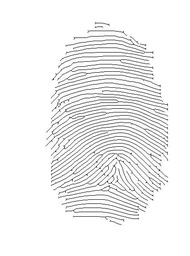
#> input picture minute_example/Input.jpg, 190 x 256 px, shrunk from 416 x 560 before the run
$ python -i Utils.py   (imports and definitions only)
#> lines starting #> are read from the running program, lines starting #| are printed output that depends on the picture
import matplotlib.pyplot as plt
import numpy as np
import scipy.ndimage as ndimage
import scipy.signal as signal


def showImage(image, label, vmin=0.0, vmax=1.0):
    plt.figure().suptitle(label)
    plt.imshow(image, cmap="gray", vmin=vmin, vmax=vmax)


# [84 lines left out: functions showOrientations, drawImage, normalize, localNormalize, binarize, kernelFromFunction, not called in this run]


def sobelKernelX():
    """
    Creates a horizontal Sobel kernel.
    """
    return np.array([[-1, 0, 1],
                     [-2, 0, 2],
                     [-1, 0, 1]])


def sobelKernelY():
    """
    Creates a vertical Sobel kernel.
    """
    return np.array([[-1, -2, -1],
                     [0, 0, 0],
                     [1, 2, 1]])


def convolve(image, kernel, origin=None, shape=None, pad=True):
    """
    Apply a kernel to an image or to a part of an image.

    :param image:   The source image.
    :param kernel:  The kernel (an ndarray of black and white, or grayvalues).
    :param origin:  The origin of the part of the image to be convolved.
                    Defaults to (0, 0).
    :param shape:   The shape of the part of the image that is to be convolved.
                    Defaults to the shape of the image.
    :param pad:     Whether the image should be padded before applying the
                    kernel. Passing False here will cause indexing errors if
                    the kernel is applied at the edge of the image.
    :returns:       The resulting image.
    """
    if not origin:
        origin = (0, 0)

    if not shape:
        shape = (image.shape[0] - origin[0], image.shape[1] - origin[1])

    result = np.empty(shape)

    if callable(kernel):
        k = kernel(0, 0)
    else:
        k = kernel

    kernelOrigin = (-k.shape[0] // 2, -k.shape[1] // 2)
    kernelShape = k.shape

    topPadding = 0
    leftPadding = 0

    if pad:
        topPadding = max(0, -(origin[0] + kernelOrigin[0]))
        leftPadding = max(0, -(origin[1] + kernelOrigin[1]))
        bottomPadding = max(0, (origin[0] + shape[0] + kernelOrigin[0] + kernelShape[0]) - image.shape[0])
        rightPadding = max(0, (origin[1] + shape[1] + kernelOrigin[1] + kernelShape[1]) - image.shape[1])

        padding = (topPadding, bottomPadding), (leftPadding, rightPadding)

        if np.max(padding) > 0.0:
            image = np.pad(image, padding, mode="edge")

    for y in range(shape[0]):
        for x in range(shape[1]):
            iy = topPadding + origin[0] + y + kernelOrigin[0]
            ix = leftPadding + origin[1] + x + kernelOrigin[1]

            block = image[iy:iy + kernelShape[0], ix:ix + kernelShape[1]]
            if callable(kernel):
                result[y, x] = np.sum(block * kernel(y, x))
            else:
                result[y, x] = np.sum(block * kernel)

    return result


# [21 lines left out: function findMask, not called in this run]


def averageOrientation(orientations, weights=None, deviation=False):
    """
    Calculate the average orientation in an orientation field.
    """

    orientations = np.asarray(orientations).flatten()
    o = orientations[0]

    aligned = np.where(np.absolute(orientations - o) > np.pi * 0.5,
                       np.where(orientations > o, orientations - np.pi, orientations + np.pi),
                       orientations)
    if deviation:
        return np.average(aligned, weights=weights) % np.pi, np.std(aligned)
    else:
        return np.average(aligned, weights=weights) % np.pi


# [48 lines left out: functions averageFrequency, rotateAndCrop, not called in this run]


def estimateOrientations(image, w=16, interpolate=True):
    """
    Estimate orientations of lines or ridges in an image.

    This is more or less an implementation of of the algorithm in Chapter 2.4 in
    the paper:

        Fingerprint image enhancement: Algorithm and performance evaluation
        Hong, L., Wan, Y. & Jain, A. (1998)

    In addition to calculating the orientation in each cell, we create a
    continuous orientation field, the same shape as the input image, by
    interpolating the orientation values between the cell centers, as
    suggested in this paper:

        Novel approach to automated fingerprint recognition
        Wahab, A., Chin, S. & Tan, E. (1998)

    :param image: The image to estimate orientations in.
    :param w: The block size.
    :returns: An ndarray the same shape as the image, filled with orientation
              angles in radians.
    """

    height, width = image.shape

    # First we smooth the whole image with a Gaussian filter, to make the
    # individual pixel gradients less spurious.
    image = ndimage.filters.gaussian_filter(image, 2.0)

    # Compute the gradients G_x and G_y at each pixel
    G_x = convolve(image, sobelKernelX())
    G_y = convolve(image, sobelKernelY())

    # Estimate the local orientation of each block
    yblocks, xblocks = height // w, width // w
    O = np.empty((yblocks, xblocks))
    for j in range(yblocks):
        for i in range(xblocks):
            V_y, V_x = 0, 0
            for v in range(w):
                for u in range(w):
                    V_x += 2 * G_x[j * w + v, i * w + u] * G_y[j * w + v, i * w + u]
                    V_y += G_x[j * w + v, i * w + u] ** 2 - G_y[j * w + v, i * w + u] ** 2

            O[j, i] = np.arctan2(V_x, V_y) * 0.5

    # Rotate the orientations so that they point along the ridges, and wrap
    # them into only half of the circle (all should be less than 180 degrees).
    O = (O + np.pi * 0.5) % np.pi

    # Smooth the orientation field
    orientations = np.full(image.shape, -1.0)
    O_p = np.empty(O.shape)
    O = np.pad(O, 2, mode="edge")
    for y in range(yblocks):
        for x in range(xblocks):
            surrounding = O[y:y + 5, x:x + 5]
            orientation, deviation = averageOrientation(surrounding, deviation=True)
            if deviation > 0.5:
                orientation = O[y + 2, x + 2]
            O_p[y, x] = orientation
    O = O_p

    # Make an orientation field the same shape as the input image, and fill it
    # with values interpolated from the preliminary orientation field.
    #
    # BUG: This is currently quite slow. It should be possible to implement
    #      this more efficiently.
    orientations = np.full(image.shape, -1.0)
    if interpolate:
        hw = w // 2
        for y in range(yblocks - 1):
            for x in range(xblocks - 1):
                for iy in range(w):
                    for ix in range(w):
                        orientations[y * w + hw + iy, x * w + hw + ix] = averageOrientation(
                            [O[y, x], O[y + 1, x], O[y, x + 1], O[y + 1, x + 1]],
                            [iy + ix, w - iy + ix, iy + w - ix, w - iy + w - ix])
    else:
        for y in range(yblocks):
            for x in range(xblocks):
                orientations[y * w:(y + 1) * w, x * w:(x + 1) * w] = O[y, x]

    return orientations


# [59 lines left out: function estimateFrequencies, not called in this run]

>>> import cv2
>>> picture = cv2.imread('minute_example/Input.jpg', cv2.IMREAD_GRAYSCALE)
#> picture is the input picture: shape (256, 190); min 31, max 255, mean 240
>>> result = estimateOrientations(picture)
#> in estimateOrientations, `image = ndimage.filters.gaussian_filter(image, 2.0)`:
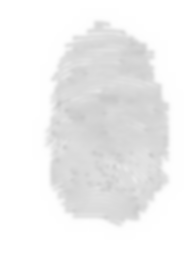
#> image: shape (256, 190); min 200, max 255, mean 239.5
#> in convolve, `k = kernel`: k = [[-1, 0, 1], [-2, 0, 2], [-1, 0, 1]]
#> after the loop in convolve, `for y in range(shape[0]):`:
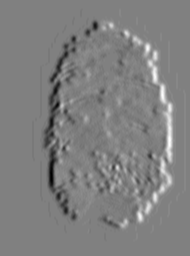
#> result: shape (256, 190) float64; min -73, max 72, mean 0; drawn with min black and max white
#> call 2 of convolve, with kernel = array of shape (3, 3), pad = True
#> in convolve (call 2), `k = kernel`: k = [[-1, -2, -1], [0, 0, 0], [1, 2, 1]]
#> after the loop in convolve (call 2), `for y in range(shape[0]):`:
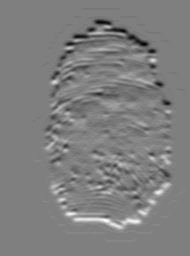
#> result: shape (256, 190) float64; min -71, max 71, mean 0; drawn with min black and max white
#> the loop in estimateOrientations, `for y in range(yblocks - 1):` made 15 passes
#> after the loop in estimateOrientations, `for y in range(yblocks - 1):`:
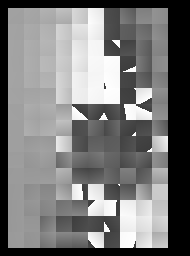
#> orientations: shape (256, 190) float64; min -1, max 3.14, mean 0.971; drawn with min black and max white
